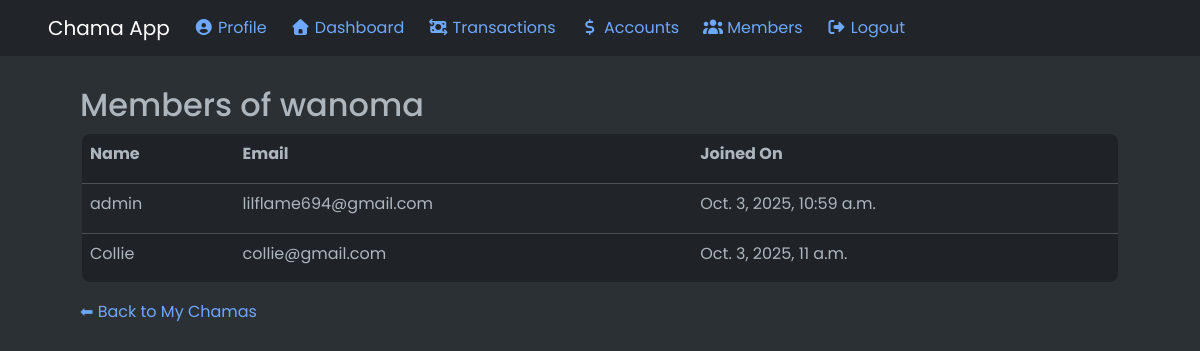
Page /members/7/ (signed in) on the earlier database version.
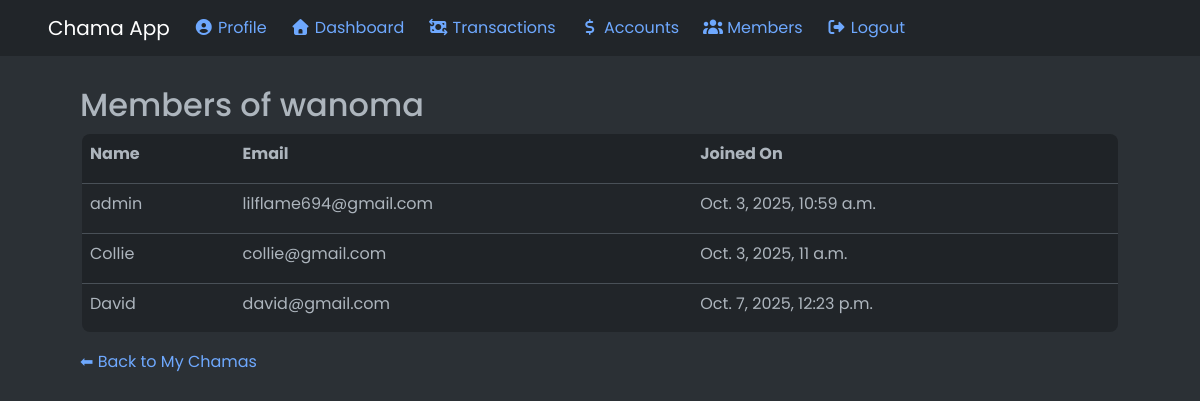
Same page on the later database version.
### app/models.py (models this page shows, shortened)
class Member(models.Model):
    ROLE_CHOICES = [
        ('leader', 'Leader'),
        ('member', 'Member'),
    ]
    user = models.ForeignKey(settings.AUTH_USER_MODEL, on_delete=models.CASCADE)
    chama = models.ForeignKey('Chama', on_delete=models.CASCADE, related_name='members')
    role = models.CharField(max_length=15, choices=ROLE_CHOICES, default='member')
    joined_at = models.DateTimeField(auto_now_add=True)
    class Meta:
        unique_together = ('user', 'chama') # prevents duplicate membership
    """
    How Member Management Works:

    1. When someone creates a Chama, they are automatically assigned as Leader in the Member table.
    2. The Leader can later invite/add members by selecting existing users or entering their email/username.
    3. Each user can belong to multiple Chamas.
    """

class CustomUser(AbstractUser):
    email = models.EmailField(unique=True)
    phone_number = models.CharField(max_length=15, blank=True, null=True)

### app/views.py (the view)
# urls.py: path("members/<int:chama_id>/", views.chama_members, name="chama_members"),
@login_required
def chama_members(request, chama_id):
    chama = get_object_or_404(Chama, id=chama_id, members__user=request.user)
    members = Member.objects.filter(chama=chama).select_related('user')
    context = {
        'chama': chama,
        'members': members
    }
    return render(request, 'app/chama_members.html', context)

### app/templates/app/chama_members.html (shortened to what this page needs)
{% extends 'app/base.html' %}
{% block content %}
<section class="contribution section">
  <div class="container-wrapper">
    <h2>Members of {{ chama.name }}</h2>
    <table border="1" class="table table-striped">
      <tr>
        <th>Name</th>
        <th>Email</th>
        <th>Joined On</th>
      </tr>
      {% for member in members %}
      <tr>
        <td>{{ member.user.username }}</td>
        <td>{{ member.user.email }}</td>
        <td>{{ member.joined_at }}</td>
      </tr>
      {% endfor %}
    </table>
    <a href="{% url 'members_home' %}">⬅ Back to My Chamas</a>
  </div>
</section>
{% endblock %}

Differences in the rows shown:
added Member: user.username "David", user.email "david@gmail.com", joined_at "Oct. 7, 2025, 12:23 p.m."
